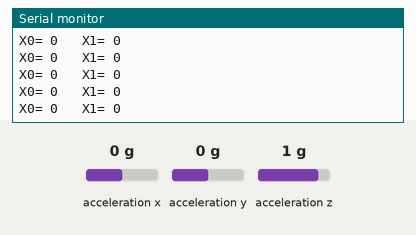
This sketch was run on a simulated Arduino Uno, built with avr-gcc and run on an emulated ATmega328P. On the bench: the last lines printed to the serial monitor. Wiring (inferred from the names in the program): ADXL345 accelerometer at I2C address 0x53. The test bench sets the inputs (shaded band); at power-on: acceleration x 0 g, acceleration y 0 g, acceleration z 1 g.

Above: at 1.3 s.
1.4 s: acceleration x set to -1.4 g
At 2.0 s:
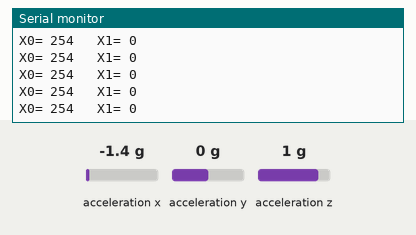
4.4 s: acceleration y set to -1.4 g
At 5.3 s:
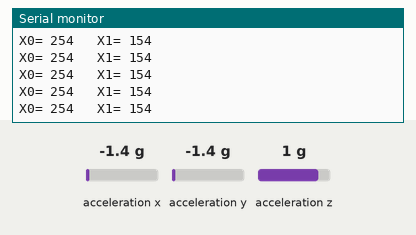
5.9 s: acceleration x set to 0 g
At 6.8 s:
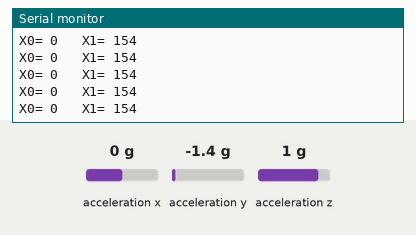
8.9 s: acceleration x set to -0.8 g
At 9.4 s:
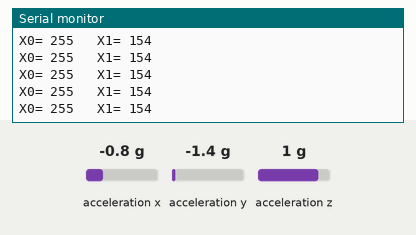
11.9 s: acceleration y set to 0 g
At 12.9 s:
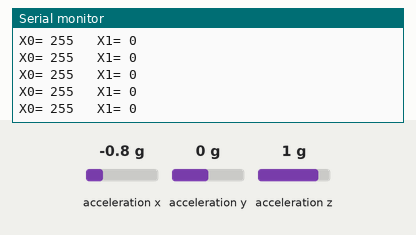
Timing chart, 0 to 14.9 s (numbered marks = the images above; inputs shaded):
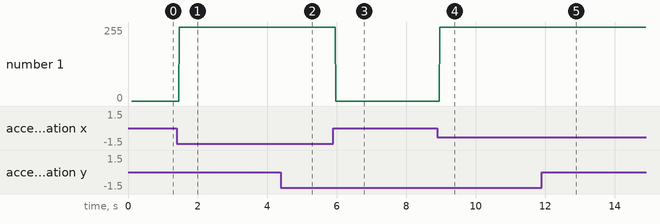

The sketch:

HowWireWorks.ino
```cpp
    /*
     *  How I2C Communication Protocol Works - Arduino I2C Tutorial
     *
     *   by Dejan, www.HowToMechatronics.com
     *
     */
    #include <Wire.h>
    int ADXLAddress = 0x53; // Device address in which is also included the 8th bit for selecting the mode, read in this case.
    #define X_Axis_Register_DATAX0 0x32 // Hexadecima address for the DATAX0 internal register.
    #define X_Axis_Register_DATAX1 0x33 // Hexadecima address for the DATAX1 internal register.
    #define Power_Register 0x2D // Power Control Register
    int X0,X1,X_out;
    void setup() {
      Wire.begin(); // Initiate the Wire library
      Serial.begin(9600);
      delay(100);
      // Enable measurement
      Wire.beginTransmission(ADXLAddress);
      Wire.write(Power_Register);
      // Bit D3 High for measuring enable (0000 1000)
      Wire.write(8);
      Wire.endTransmission();
    }
    void loop() {
      Wire.beginTransmission(ADXLAddress); // Begin transmission to the Sensor
      //Ask the particular registers for data
      Wire.write(X_Axis_Register_DATAX0);
      Wire.write(X_Axis_Register_DATAX1);

      Wire.endTransmission(); // Ends the transmission and transmits the data from the two registers

      Wire.requestFrom(ADXLAddress,2); // Request the transmitted two bytes from the two registers

      if(Wire.available()<=2) {  //
        X0 = Wire.read(); // Reads the data from the register
        X1 = Wire.read();
      }

      Serial.print("X0= ");
      Serial.print(X0);
      Serial.print("   X1= ");
      Serial.println(X1);
    }
```

Measured:
- after the input at 1.4 s, the serial monitor: prints a new line after 0.07 s (image 1)
- after the input at 4.4 s, the serial monitor: prints a new line after 0.08 s (image 2)
- after the input at 5.9 s, the serial monitor: prints a new line after 0.08 s (image 3)
- after the input at 8.9 s, the serial monitor: prints a new line after 0.07 s (image 4)
- after the input at 11.9 s, the serial monitor: prints a new line after 0.07 s (image 5)
- plotted number 1: 0 → 254 after the input at 1.4 s, 0 → 255 after the input at 8.9 s
